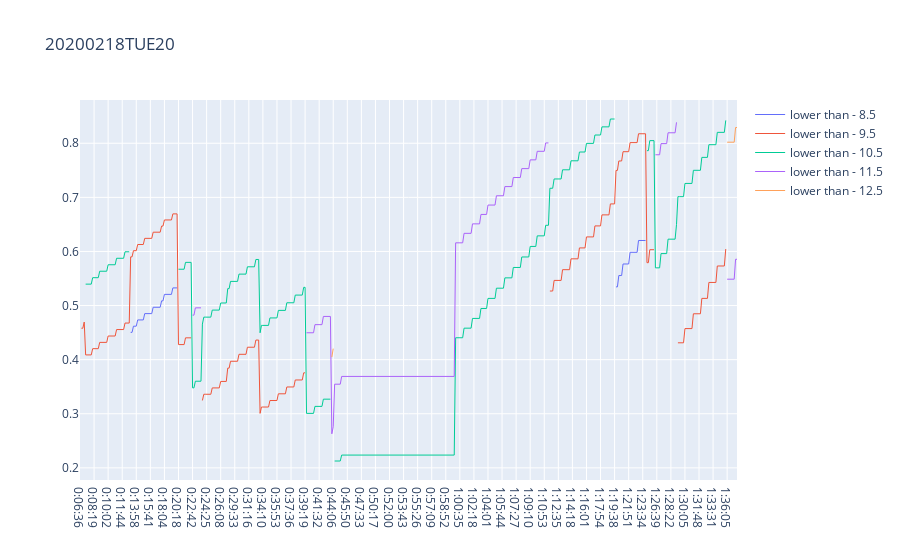
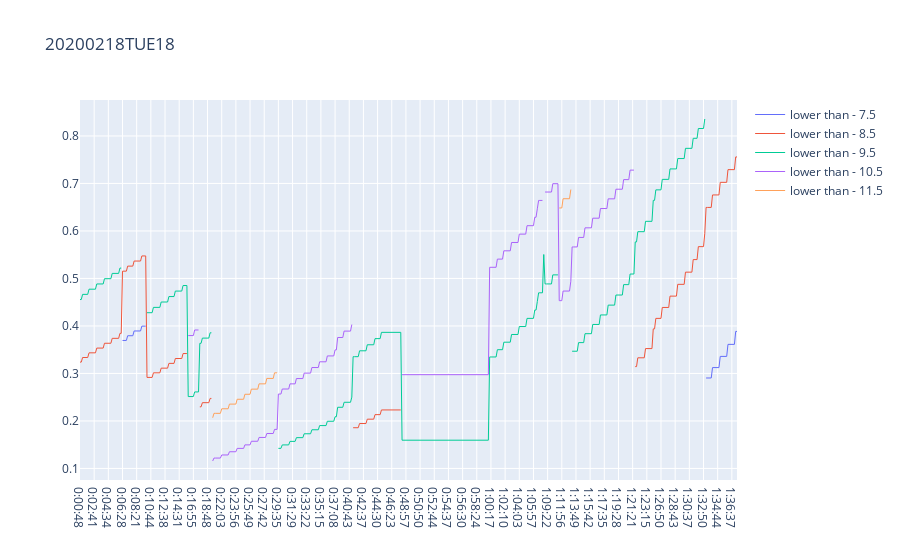
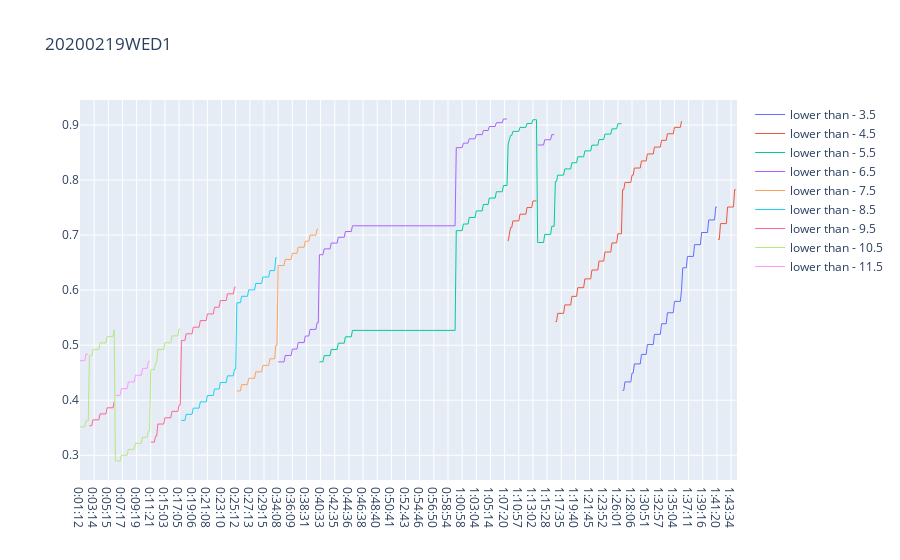
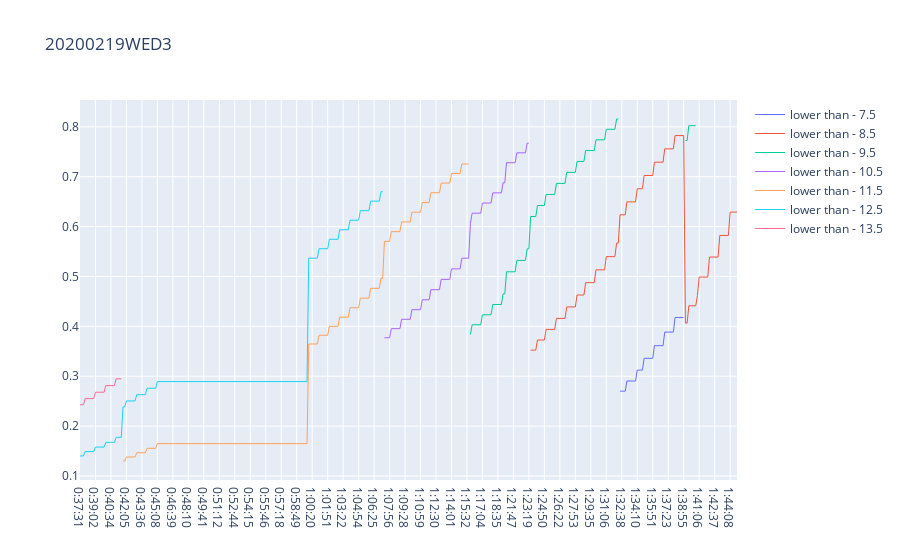

Source (notebook cell) for these figures, in order:
### Markdown cell above
# Generate poisson probability graph

### Code cell
import pandas as pd
import numpy as np
import os
from datetime import datetime, timedelta, time
import plotly.graph_objects as go
import numpy as np
import math
import warnings
warnings.filterwarnings("ignore")

os.chdir('/Users/TysonWu/dev/odds-crawl-app/odds-crawl-app/development/')
# one example

event_id = '20200219WED1'

def poisson(lambda_t):
    return [math.exp(-1 * lambda_t) * (lambda_t ** k) / math.factorial(k) for k in range(21)]

# assuming 20 minutes of half time
def minute_adjust(minute):
    minute = int(minute)
    if minute <= 45:
        return minute
    if 45 < minute <= 65:
        return 45
    if minute < 65:
        return (minute-15)


def poisson_pipeline(event_id):
    df = pd.read_csv('data_collection/data/'+event_id+'.csv')
    
    # remvoe NaN and ---
    df = df[(~df.total_corner.isna()) & (df.total_corner!="---") & (df.total_corner!=" ---")]
    df = df[(~df.chl_line.isna()) & (df.chl_line!="---")]
    df = df[(~df.chl_hi.isna()) & (df.chl_hi!="---")]
    df = df[(~df.chl_low.isna()) & (df.chl_low!="---")]

    df['total_corner'] = df['total_corner'].apply(pd.to_numeric)
    df['chl_line'] = df['chl_line'].apply(pd.to_numeric)
    df['chl_hi'] = df['chl_hi'].apply(pd.to_numeric)
    df['chl_low'] = df['chl_low'].apply(pd.to_numeric)

    df = df.reset_index(drop = True)
    df['hour'] = df.minutes.apply(lambda x: int(x.split(':')[0]))
    df['minute'] = df.minutes.apply(lambda x: int(x.split(':')[1]))
    df['minute'] = df.minute.apply(minute_adjust)
    df['time'] = df.minute+60*df.hour

    param_df = df[['minutes', 'chl_line']].groupby('minutes').mean()
    param_df = param_df.rename(columns={'chl_line':'lambda'})

    df = df.merge(param_df, how='outer', on='minutes')
    df['lambda_t'] = df['lambda'] * (1 - df['time'] / max(max(df.time),110))
    df['lambda_t_probs'] = df.lambda_t.apply(poisson)
    df['target_corner'] = (df.chl_line - df.total_corner).apply(math.floor)
    df['lower_prob'] = df.apply(lambda row: sum(row.lambda_t_probs[0:row.target_corner]), axis=1)
    df['higher_prob'] = 1-df.lower_prob

    return df[['minutes', 'chl_line', 'lower_prob', 'higher_prob']]


def prob_graph(probs, event_id):
    lines = list(set(probs.chl_line))
    data_dict = {}
    time_list = sorted(list(set(probs.minutes)))

    for line in lines:
        filtered_data = probs[probs.chl_line==line].sort_values(by=['minutes'])
        data_dict[line] = pd.DataFrame({'minutes': time_list})
        data_dict[line] = data_dict[line].merge(filtered_data, how='outer', on='minutes')

    fig = go.Figure()
    for line in lines:
        fig.add_trace(go.Scatter(x=data_dict[line]['minutes'], 
                                 y=data_dict[line]['lower_prob'], 
                                 mode='lines',
                                 name='lower than - {}'.format(line), 
                                 line=dict(width=1)))
    fig.update_layout(title=event_id)
    fig.show()

    
if __name__ == "__main__":
    for event_id in [file[:-4] for file in os.listdir('data_collection/data/') if '2020' in file]:
        df = poisson_pipeline(event_id)
        prob_graph(probs, event_id)

### Figure 1 — Plotly figure (JSON) as saved in the notebook; plotly's stock layout.template omitted (floating-point values rounded to 4 significant figures; data arrays with more than 128 entries replaced by an {"elided": "..."} marker saying what was removed)
{"data": [{"line": {"width": 1}, "mode": "lines", "name": "lower than - 8.5", "type": "scatter", "x": {"elided": "468 str values"}, "y": {"elided": "468 float values"}}, {"line": {"width": 1}, "mode": "lines", "name": "lower than - 9.5", "type": "scatter", "x": {"elided": "468 str values"}, "y": {"elided": "468 float values"}}, {"line": {"width": 1}, "mode": "lines", "name": "lower than - 10.5", "type": "scatter", "x": {"elided": "468 str values"}, "y": {"elided": "468 float values"}}, {"line": {"width": 1}, "mode": "lines", "name": "lower than - 11.5", "type": "scatter", "x": {"elided": "468 str values"}, "y": {"elided": "468 float values"}}, {"line": {"width": 1}, "mode": "lines", "name": "lower than - 12.5", "type": "scatter", "x": {"elided": "468 str values"}, "y": {"elided": "468 float values"}}], "layout": {"autosize": true, "title": {"text": "20200218TUE20"}, "xaxis": {"autorange": true, "range": [0, 467], "type": "category"}, "yaxis": {"autorange": true, "range": [0.1776, 0.88], "type": "linear"}}}

### Figure 2 — Plotly figure (JSON) as saved in the notebook; plotly's stock layout.template omitted (floating-point values rounded to 4 significant figures; data arrays with more than 128 entries replaced by an {"elided": "..."} marker saying what was removed)
{"data": [{"line": {"width": 1}, "mode": "lines", "name": "lower than - 7.5", "type": "scatter", "x": {"elided": "511 str values"}, "y": {"elided": "511 float values"}}, {"line": {"width": 1}, "mode": "lines", "name": "lower than - 8.5", "type": "scatter", "x": {"elided": "511 str values"}, "y": {"elided": "511 float values"}}, {"line": {"width": 1}, "mode": "lines", "name": "lower than - 9.5", "type": "scatter", "x": {"elided": "511 str values"}, "y": {"elided": "511 float values"}}, {"line": {"width": 1}, "mode": "lines", "name": "lower than - 10.5", "type": "scatter", "x": {"elided": "511 str values"}, "y": {"elided": "511 float values"}}, {"line": {"width": 1}, "mode": "lines", "name": "lower than - 11.5", "type": "scatter", "x": {"elided": "511 str values"}, "y": {"elided": "511 float values"}}], "layout": {"autosize": true, "title": {"text": "20200218TUE18"}, "xaxis": {"autorange": true, "range": [0, 510], "type": "category"}, "yaxis": {"autorange": true, "range": [0.07569, 0.8757], "type": "linear"}}}

### Figure 3 — Plotly figure (JSON) as saved in the notebook; plotly's stock layout.template omitted (floating-point values rounded to 4 significant figures; data arrays with more than 128 entries replaced by an {"elided": "..."} marker saying what was removed)
{"data": [{"line": {"width": 1}, "mode": "lines", "name": "lower than - 3.5", "type": "scatter", "x": {"elided": "558 str values"}, "y": {"elided": "558 float values"}}, {"line": {"width": 1}, "mode": "lines", "name": "lower than - 4.5", "type": "scatter", "x": {"elided": "558 str values"}, "y": {"elided": "558 float values"}}, {"line": {"width": 1}, "mode": "lines", "name": "lower than - 5.5", "type": "scatter", "x": {"elided": "558 str values"}, "y": {"elided": "558 float values"}}, {"line": {"width": 1}, "mode": "lines", "name": "lower than - 6.5", "type": "scatter", "x": {"elided": "558 str values"}, "y": {"elided": "558 float values"}}, {"line": {"width": 1}, "mode": "lines", "name": "lower than - 7.5", "type": "scatter", "x": {"elided": "558 str values"}, "y": {"elided": "558 float values"}}, {"line": {"width": 1}, "mode": "lines", "name": "lower than - 8.5", "type": "scatter", "x": {"elided": "558 str values"}, "y": {"elided": "558 float values"}}, {"line": {"width": 1}, "mode": "lines", "name": "lower than - 9.5", "type": "scatter", "x": {"elided": "558 str values"}, "y": {"elided": "558 float values"}}, {"line": {"width": 1}, "mode": "lines", "name": "lower than - 10.5", "type": "scatter", "x": {"elided": "558 str values"}, "y": {"elided": "558 float values"}}, {"line": {"width": 1}, "mode": "lines", "name": "lower than - 11.5", "type": "scatter", "x": {"elided": "558 str values"}, "y": {"elided": "558 float values"}}], "layout": {"autosize": true, "title": {"text": "20200219WED1"}, "xaxis": {"autorange": true, "range": [0, 557], "type": "category"}, "yaxis": {"autorange": true, "range": [0.2551, 0.9454], "type": "linear"}}}

### Figure 4 — Plotly figure (JSON) as saved in the notebook; plotly's stock layout.template omitted (floating-point values rounded to 4 significant figures; data arrays with more than 128 entries replaced by an {"elided": "..."} marker saying what was removed)
{"data": [{"line": {"width": 1}, "mode": "lines", "name": "lower than - 7.5", "type": "scatter", "x": {"elided": "383 str values"}, "y": {"elided": "383 float values"}}, {"line": {"width": 1}, "mode": "lines", "name": "lower than - 8.5", "type": "scatter", "x": {"elided": "383 str values"}, "y": {"elided": "383 float values"}}, {"line": {"width": 1}, "mode": "lines", "name": "lower than - 9.5", "type": "scatter", "x": {"elided": "383 str values"}, "y": {"elided": "383 float values"}}, {"line": {"width": 1}, "mode": "lines", "name": "lower than - 10.5", "type": "scatter", "x": {"elided": "383 str values"}, "y": {"elided": "383 float values"}}, {"line": {"width": 1}, "mode": "lines", "name": "lower than - 11.5", "type": "scatter", "x": {"elided": "383 str values"}, "y": {"elided": "383 float values"}}, {"line": {"width": 1}, "mode": "lines", "name": "lower than - 12.5", "type": "scatter", "x": {"elided": "383 str values"}, "y": {"elided": "383 float values"}}, {"line": {"width": 1}, "mode": "lines", "name": "lower than - 13.5", "type": "scatter", "x": {"elided": "383 str values"}, "y": {"elided": "383 float values"}}], "layout": {"autosize": true, "title": {"text": "20200219WED3"}, "xaxis": {"autorange": true, "range": [0, 382], "type": "category"}, "yaxis": {"autorange": true, "range": [0.092, 0.8537], "type": "linear"}}}
